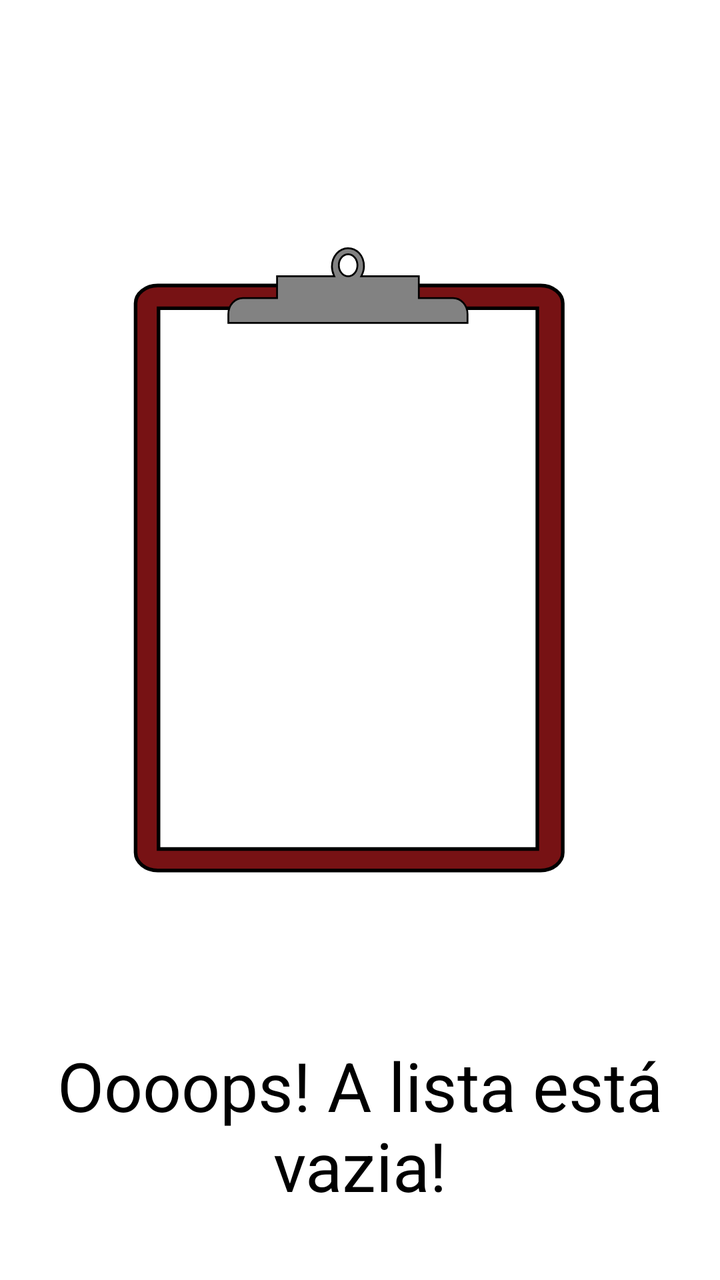
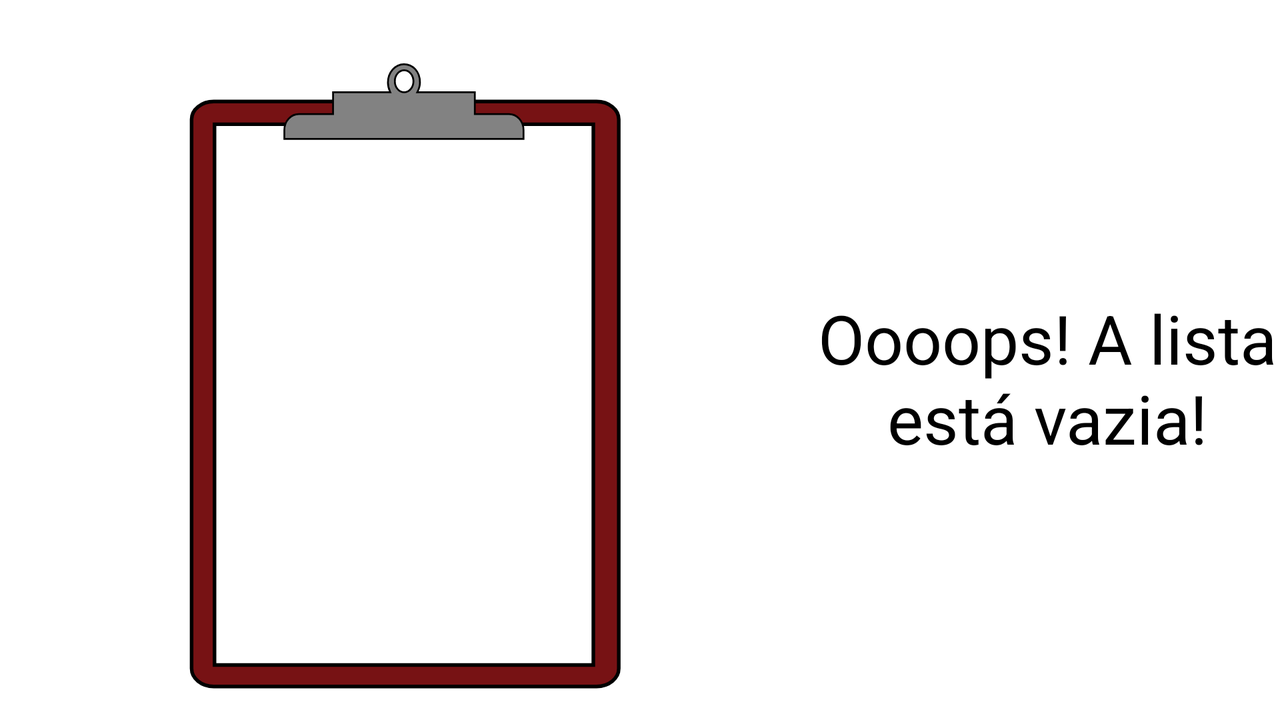

One screen, two layout resources from the same app: the default and the repository's alternative for another configuration. Each is rendered where Android would select it; the XML of both is given below.
<!-- AndroidManifest.xml: application theme Theme.Einkaufen -->
<!-- res/layout/fragment_empty_list.xml -->
<?xml version="1.0" encoding="utf-8"?>
<FrameLayout xmlns:android="http://schemas.android.com/apk/res/android"
    xmlns:app="http://schemas.android.com/apk/res-auto"
    xmlns:tools="http://schemas.android.com/tools"
    android:layout_width="match_parent"
    android:layout_height="match_parent"
    tools:context=".view.EmptyList">

    <androidx.constraintlayout.widget.ConstraintLayout
        android:layout_width="match_parent"
        android:layout_height="match_parent">

        <ImageView
            android:id="@+id/imageViewEmptyList"
            android:layout_width="wrap_content"
            android:layout_height="wrap_content"
            android:layout_marginTop="80dp"
            android:contentDescription="@string/empty_list"
            android:src="@drawable/ic_empty_list"
            app:layout_constraintEnd_toEndOf="parent"
            app:layout_constraintHorizontal_bias="0.454"
            app:layout_constraintStart_toStartOf="parent"
            app:layout_constraintTop_toTopOf="parent" />

        <TextView
            android:id="@+id/textViewEmptyList"
            android:layout_width="wrap_content"
            android:layout_height="wrap_content"
            android:layout_gravity="center_horizontal|center"
            android:layout_marginTop="40dp"
            android:gravity="center"
            android:padding="@dimen/default_padding"
            android:text="@string/oops_empty_list"
            android:textColor="@color/black"
            android:textSize="34sp"
            app:layout_constraintEnd_toEndOf="parent"
            app:layout_constraintHorizontal_bias="0.0"
            app:layout_constraintStart_toStartOf="parent"
            app:layout_constraintTop_toBottomOf="@+id/imageViewEmptyList" />
    </androidx.constraintlayout.widget.ConstraintLayout>
</FrameLayout>
<!-- resources referenced by this layout -->
<resources>
  <color name="black">#FF000000</color>
  <!-- drawable ic_empty_list: vector/xml drawable (drawable, 3560 chars, omitted) -->
  <string name="empty_list">Lista Vazia</string>
  <string name="oops_empty_list">Oooops! A lista está vazia!</string>
  <style name="Theme.Einkaufen" parent="Theme.MaterialComponents.Light.NoActionBar">
          
          <item name="colorPrimary">@color/white</item>
          <item name="colorPrimaryDark">@color/black</item>
          <item name="colorSecondary">@color/black</item>
          <item name="colorOnSecondary">@color/white</item>
  
          <item name="textAppearanceHeadline6">@style/TextAppearance.Shrine.Headline6</item>
  
          <item name="textAppearanceCaption">@style/TextAppearance.App.Caption</item>
          <item name="textAppearanceSubtitle1">@style/TextAppearance.App.Subtitle1</item>
      </style>
  <color name="white">#FFFFFFFF</color>
  <style name="TextAppearance.Shrine.Headline6" parent="TextAppearance.MaterialComponents.Headline6">
          
          <item name="fontFamily">@font/rokkitt_bold</item>
          <item name="android:fontFamily">@font/rokkitt_bold</item>
      </style>
  <style name="TextAppearance.App.Caption" parent="TextAppearance.MaterialComponents.Caption">
          
          <item name="fontFamily">@font/rokkitt_semibold</item>
          <item name="android:fontFamily">@font/rokkitt_semibold</item>
          <item name="android:textSize">16sp</item>
      </style>
  <style name="TextAppearance.App.Subtitle1" parent="TextAppearance.MaterialComponents.Subtitle1">
          
          <item name="fontFamily">@font/raleway_medium</item>
          <item name="android:fontFamily">@font/raleway_medium</item>
          
      </style>
</resources>
<!-- res/layout-land/fragment_empty_list.xml (the repository's variant of the layout above) -->
<!-- drawn on the phone turned sideways -->
<?xml version="1.0" encoding="utf-8"?>
<FrameLayout xmlns:android="http://schemas.android.com/apk/res/android"
    xmlns:app="http://schemas.android.com/apk/res-auto"
    xmlns:tools="http://schemas.android.com/tools"
    android:layout_width="match_parent"
    android:layout_height="match_parent"
    tools:context=".ui.EmptyList">

    <androidx.constraintlayout.widget.ConstraintLayout
        android:layout_width="match_parent"
        android:layout_height="match_parent">

        <ImageView
            android:id="@+id/imageViewEmptyList"
            android:layout_width="wrap_content"
            android:layout_height="wrap_content"
            android:layout_marginStart="8dp"
            android:layout_marginTop="8dp"
            android:contentDescription="@string/empty_list"
            android:src="@drawable/ic_empty_list"
            app:layout_constraintStart_toStartOf="parent"
            app:layout_constraintTop_toTopOf="parent" />

        <TextView
            android:id="@+id/textViewEmptyList"
            android:layout_width="277dp"
            android:layout_height="338dp"
            android:layout_gravity="center_horizontal|center"
            android:layout_marginStart="8dp"
            android:layout_marginTop="20dp"
            android:layout_marginEnd="8dp"
            android:gravity="center"
            android:padding="@dimen/default_padding"
            android:text="@string/oops_empty_list"
            android:textColor="@color/black"
            android:textSize="34sp"
            app:layout_constraintEnd_toEndOf="parent"
            app:layout_constraintHorizontal_bias="0.505"
            app:layout_constraintStart_toEndOf="@+id/imageViewEmptyList"
            app:layout_constraintTop_toTopOf="parent" />
    </androidx.constraintlayout.widget.ConstraintLayout>
</FrameLayout>
